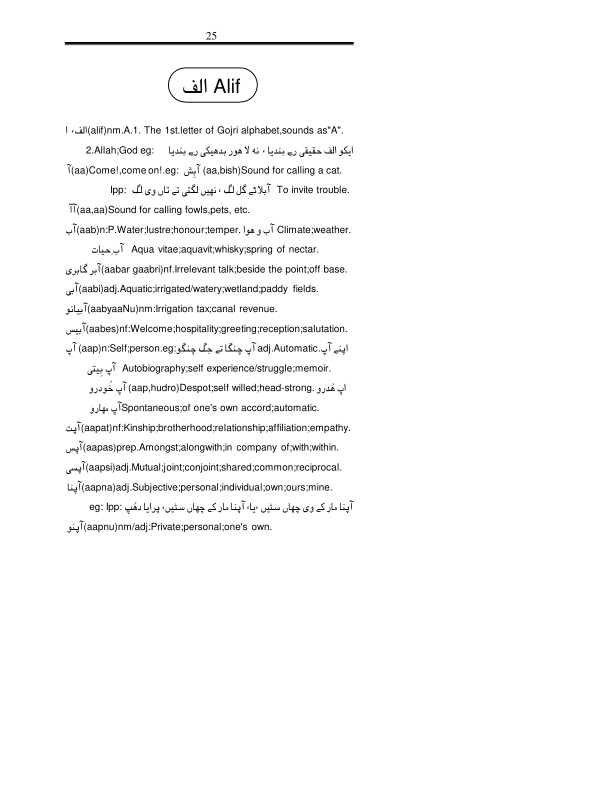
#> input picture data/gold/images/dict_alif.png, 1224 x 1584 px (shown at 1/2 size); its folder holds only this picture in this run
$ python crop_gold_images.py
#> lines starting #> are read from the running program, lines starting #| are printed output that depends on the picture; after the words box and inside, x2 and y2 are one past the last pixel; in counts of white or black regions, pixels touching at a corner belong together
"""
Crop gold-set page images to their content bounding box, to avoid paying vision-model
image tokens for blank margins (most providers tokenize by pixel area, not content).

Originals in data/gold/images/ are left untouched. Cropped versions are written to
data/gold/images_cropped/<same filename>.png for side-by-side comparison before
deciding whether to use them for the model test batch.

Usage:
    py -3 scripts/crop_gold_images.py
"""

from pathlib import Path

from PIL import Image

ROOT = Path(__file__).resolve().parent.parent
SRC_DIR = ROOT / "data" / "gold" / "images"
OUT_DIR = ROOT / "data" / "gold" / "images_cropped"

WHITE_THRESHOLD = 245  # grayscale value below which a pixel counts as "content"
PADDING = 50            # safety margin in px kept around the detected content bbox


def content_bbox(img):
    gray = img.convert("L")
    mask = gray.point(lambda p: 255 if p < WHITE_THRESHOLD else 0)
    return mask.getbbox()


def main():
    OUT_DIR.mkdir(parents=True, exist_ok=True)

    for path in sorted(SRC_DIR.glob("*.png")):
        img = Image.open(path)
#> img is the input picture: PIL image 1224x1584 RGB; min 0, max 255, mean 248.9
        w, h = img.size
#> w = 1224; h = 1584
        bbox = content_bbox(img)
#> in content_bbox, `mask = gray.point(lambda p: 255 if p < WHITE_THRESHOLD else 0)`:
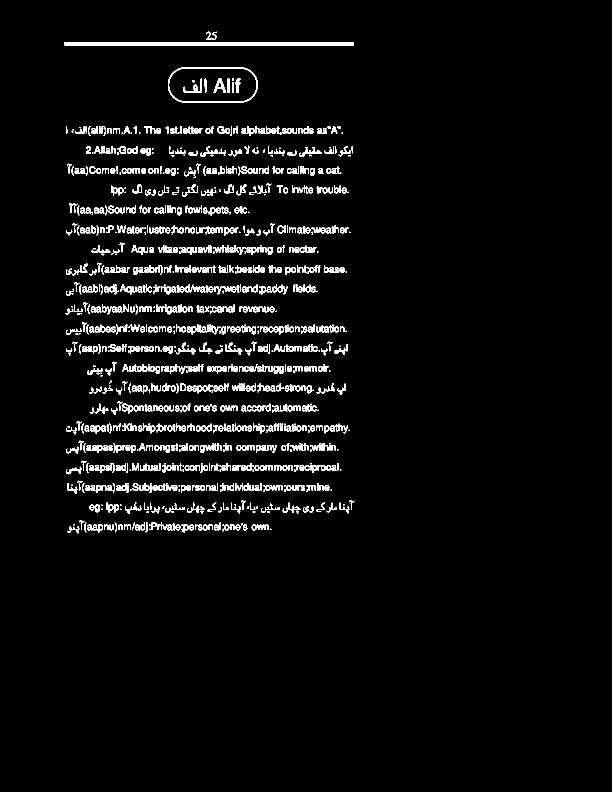
#> mask: PIL image 1224x1584 L (shown at 1/2 size); 3.8% white; 1187 white regions (283 under 20 px), largest, box (x1, y1, x2, y2) and area: (129, 84, 708, 91) 4053, (336, 134, 516, 206) 1270, (366, 156, 404, 186) 354
#> bbox = (129, 63, 709, 1067)

        if bbox is None:
            print(f"{path.name}: no content detected, copying unchanged")
            img.save(OUT_DIR / path.name)
            continue

        left, top, right, bottom = bbox
#> left = 129; top = 63; right = 709; bottom = 1067
        left = max(0, left - PADDING)
#> left = 79
        top = max(0, top - PADDING)
#> top = 13
        right = min(w, right + PADDING)
#> right = 759
        bottom = min(h, bottom + PADDING)
#> bottom = 1117

        cropped = img.crop((left, top, right, bottom))
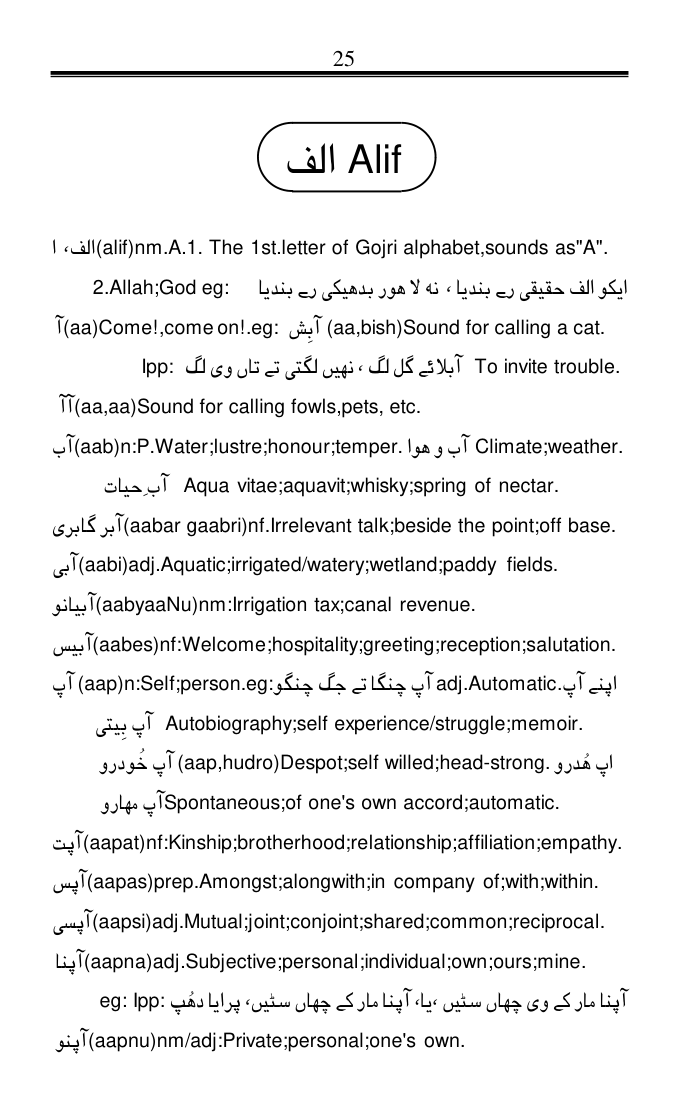
#> cropped: PIL image 680x1104 RGB; min 0, max 255, mean 239.2
        cw, ch = cropped.size
#> cw = 680; ch = 1104
        cropped.save(OUT_DIR / path.name)

        orig_area, new_area = w * h, cw * ch
#> orig_area = 1938816; new_area = 750720
        orig_tok_est, new_tok_est = orig_area / 750, new_area / 750
#> orig_tok_est = 2585.1; new_tok_est = 1001
        pct = 100 * new_area / orig_area
#> pct = 38.72
        print(
            f"{path.name:35s} {w}x{h:<5d} -> {cw}x{ch:<5d} "
            f"({pct:5.1f}% area, ~{orig_tok_est:.0f} -> ~{new_tok_est:.0f} est. Claude image tokens)"
        )
#| dict_alif.png                       1224x1584  -> 680x1104  ( 38.7% area, ~2585 -> ~1001 est. Claude image tokens)

    print(f"\nCropped images written to {OUT_DIR}")


if __name__ == "__main__":
    main()
